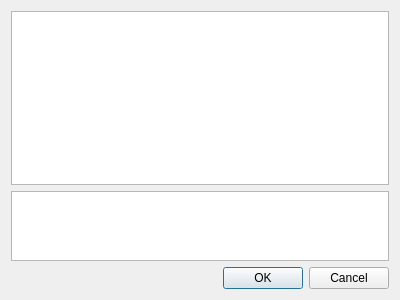
<?xml version="1.0" encoding="UTF-8"?>
<ui version="4.0">
 <class>dialog_compile_options</class>
 <widget class="QDialog" name="dialog_compile_options">
  <property name="geometry">
   <rect>
    <x>0</x>
    <y>0</y>
    <width>400</width>
    <height>300</height>
   </rect>
  </property>
  <property name="windowTitle">
   <string>Dialog</string>
  </property>
  <layout class="QVBoxLayout" name="verticalLayout" stretch="3,1,0">
   <item>
    <widget class="QListWidget" name="lwOptions">
     <property name="font">
      <font>
       <family>Monospace</family>
      </font>
     </property>
    </widget>
   </item>
   <item>
    <widget class="QPlainTextEdit" name="pteCommandLine">
     <property name="font">
      <font>
       <family>Monospace</family>
      </font>
     </property>
    </widget>
   </item>
   <item>
    <widget class="QDialogButtonBox" name="buttonBox">
     <property name="orientation">
      <enum>Qt::Horizontal</enum>
     </property>
     <property name="standardButtons">
      <set>QDialogButtonBox::Cancel|QDialogButtonBox::Ok</set>
     </property>
    </widget>
   </item>
  </layout>
 </widget>
 <resources/>
 <connections>
  <connection>
   <sender>buttonBox</sender>
   <signal>accepted()</signal>
   <receiver>dialog_compile_options</receiver>
   <slot>accept()</slot>
   <hints>
    <hint type="sourcelabel">
     <x>248</x>
     <y>254</y>
    </hint>
    <hint type="destinationlabel">
     <x>157</x>
     <y>274</y>
    </hint>
   </hints>
  </connection>
  <connection>
   <sender>buttonBox</sender>
   <signal>rejected()</signal>
   <receiver>dialog_compile_options</receiver>
   <slot>reject()</slot>
   <hints>
    <hint type="sourcelabel">
     <x>316</x>
     <y>260</y>
    </hint>
    <hint type="destinationlabel">
     <x>286</x>
     <y>274</y>
    </hint>
   </hints>
  </connection>
 </connections>
</ui>
